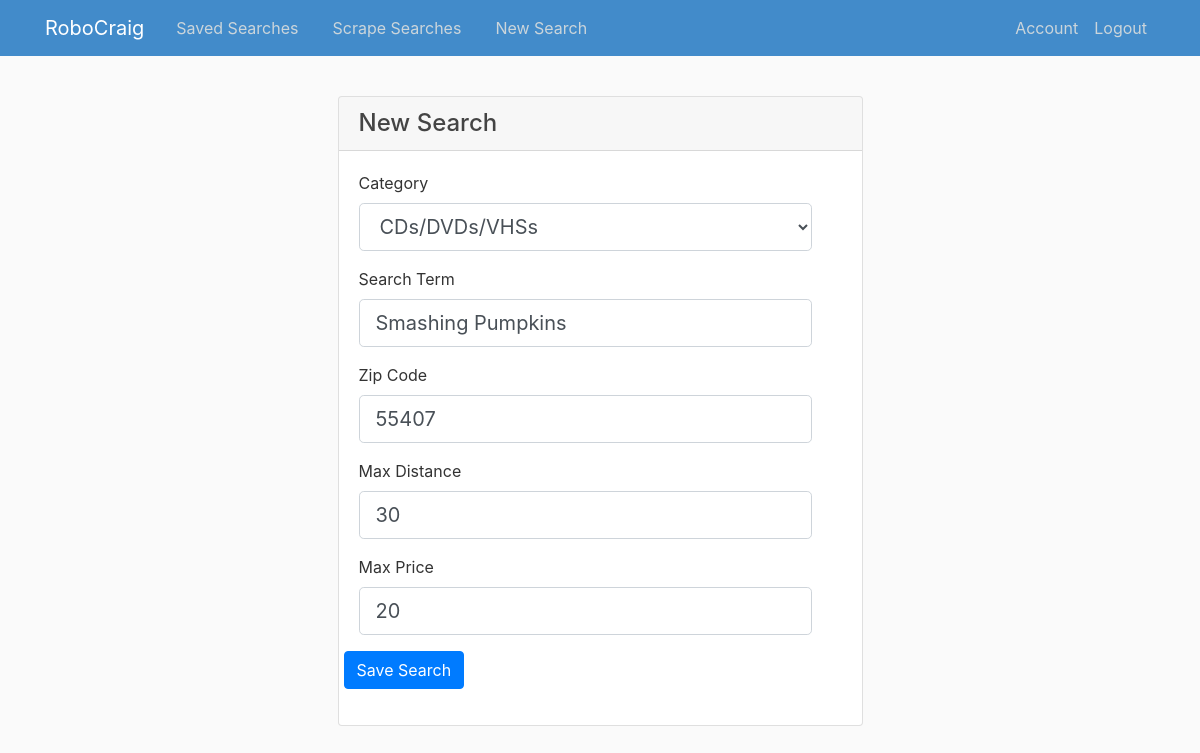
Page /search/11/update (signed in) on the committed database.
### RoboCraig/models.py (models this page shows, shortened)
class Searcher (db.Model):
    id = db.Column(db.Integer, primary_key=True)
    category = db.Column(db.String(20), nullable=False)
    search_term = db.Column(db.String(50), nullable=False)
    zip_code = db.Column(db.String(10), nullable=False)  #Might need this to be int, or validate to 5 digits
    max_distance = db.Column(db.String(10), nullable=False)
    max_price = db.Column(db.String(10), nullable=False)
    user_id = db.Column(db.Integer, db.ForeignKey('user.id'), nullable=False)       #This is making a reference to the user_id in the users table

### RoboCraig/routes.py (the view)
@app.route("/search/<int:search_id>/update",methods=['GET', 'POST'])    #This route is for updating the search
@login_required
def update_search(search_id):       #After being passed the search_id, this function updates a saved search
    search = Searcher.query.get_or_404(search_id)
    if search.author != current_user:
        abort(403)
    form = SearchForm()
    if form.validate_on_submit():
        search.category = form.category.data        #If the update form is validated, the search_term will be updated
        search.search_term = form.search_term.data
        search.zip_code = form.zip_code.data
        search.max_distance = form.max_distance.data
        search.max_price = form.max_price.data
        author = current_user
        db.session.commit()     #The updated search is committed to the database
        flash('Your post has been updated!', 'success')
        return redirect(url_for('user_searches', search_id=search.id,username=current_user.username))    #They then get sent back to the saved_searches
    elif request.method == 'GET':       #If the page is requested, it will pre-populate the form data
        form.category.data = search.category
        form.search_term.data = search.search_term
        form.zip_code.data = search.zip_code
        form.max_distance.data = search.max_distance
        form.max_price.data = search.max_price
    return render_template('create_search.html', title='Update Post', form=form, legend='Update Post')

### RoboCraig/models.py (called while the page is built)
@login_manager.user_loader
def load_user(user_id):
    return User.query.get(int(user_id))

### RoboCraig/templates/create_search.html (shortened to what this page needs)
{% extends "layout.html" %}
{% block content %}
    <div class="container py-3">
        <div class="row">
            <div class="mx-auto col-sm-6">
                        <div class="card">
                            <div class="card-header">
                                <h4 class="mb-0" text-align="center">New Search</h4>
                            </div>
                            <div class="card-body">
                                <form method="POST" action="" class="form" role="form" autocomplete="off">
                                    <div class="form-group row col-lg-12">
                                    {{ form.category.label(class="form-control-label") }}
                                    {% if form.category.errors %}
                                        {{ form.category(class="form-control form-control-lg is-invalid") }}
                                        <div class="invalid-feedback">
                                            {% for error in form.category.errors %}
                                                <span>{{ error }}</span>
                                            {% endfor %}
                                        </div>
                                    {% else %}
                                        {{ form.category(class="form-control form-control-lg") }}
                                    {% endif %}
                                    </div>
                                    <div class="form-group row col-lg-12">
                                    {{ form.search_term.label(class="form-control-label") }}
                                    {% if form.search_term.errors %}
                                        {{ form.search_term(class="form-control form-control-lg is-invalid") }}
                                        <div class="invalid-feedback">
                                            {% for error in form.search_term.errors %}
                                                <span>{{ error }}</span>
                                            {% endfor %}
                                        </div>
                                    {% else %}
                                        {{ form.search_term(class="form-control form-control-lg") }}
                                    {% endif %}
                                    </div>
                                    <div class="form-group row col-lg-12">
                                    {{ form.zip_code.label(class="form-control-label") }}
                                    {% if form.zip_code.errors %}
                                        {{ form.zip_code(class="form-control form-control-lg is-invalid") }}
                                        <div class="invalid-feedback">
                                            {% for error in form.password.errors %}
                                                <span>{{ error }}</span>
                                            {% endfor %}
                                        </div>
                                    {% else %}
                                        {{ form.zip_code(class="form-control form-control-lg") }}
                                    {% endif %}
                                    </div>
                                    <div class="form-group row col-lg-12">
                                    {{ form.max_distance.label(class="form-control-label") }}
                                    {% if form.max_distance.errors %}
                                        {{ form.max_distance(class="form-control form-control-lg is-invalid") }}
                                        <div class="invalid-feedback">
                                            {% for error in form.max_distance.errors %}
                                                <span>{{ error }}</span>
                                            {% endfor %}
                                        </div>
                                    {% else %}
                                        {{ form.max_distance(class="form-control form-control-lg") }}
                                    {% endif %}
                                    </div>
                                    <div class="form-group row col-lg-12">
                                    {{ form.max_price.label(class="form-control-label") }}
                                    {% if form.max_price.errors %}
                                        {{ form.max_price(class="form-control form-control-lg is-invalid") }}
                                        <div class="invalid-feedback">
                                            {% for error in form.max_price.errors %}
                                                <span>{{ error }}</span>
                                            {% endfor %}
                                        </div>
                                    {% else %}
                                        {{ form.max_price(class="form-control form-control-lg") }}
                                    {% endif %}
                                    </div>
                                    <div class="form-group row">
                                        {{ form.submit(class="btn btn-primary") }}
                                    </div>
                                </form>
                            </div>
                        </div>
            </div>
        </div>
    </div>
{% endblock content %}

### RoboCraig/static/main.css (style rules this page uses)
body { background: #fafafa; color: #333333; margin-top: 5rem; }
h1, h2, h3, h4, h5, h6 { color: #444444; }

### rows in the picture
Searcher: category "CDs/DVDs/VHSs", search_term "Smashing Pumpkins", zip_code "55407", max_distance "30", max_price "20"
